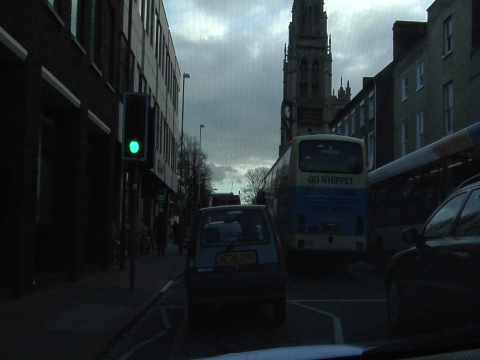
#> input picture Datasets/camvid/images/train/0001TP_006690.png, 480 x 360 px, given as the content of the folder ./out_dir/Datasets/cityscapes, which was not available
$ python from_out_to_color.py
#> lines starting #> are read from the running program, lines starting #| are printed output that depends on the picture; after the words box and inside, x2 and y2 are one past the last pixel; in counts of white or black regions, pixels touching at a corner belong together; pictures that were not available may be replaced by others from this repository, and a replacement may not be noted
#> further down, imgout is the input picture: shape (360, 480, 3); mean B, G, R 49.6, 47.2, 40.7
from __future__ import print_function
import os
import numpy as np
import glob
import cv2
import random
import scipy
import argparse

parser = argparse.ArgumentParser()
parser.add_argument("--input_dir", help="Dataset to train", default='./out_dir/Datasets/cityscapes')
parser.add_argument("--output_dir", help="Dataset to train", default='./out_dir/Datasets/cityscapes_colored')
args = parser.parse_args()
from collections import namedtuple


input_dir = args.input_dir
output_dir = args.output_dir

#--------------------------------------------------------------------------------
# Definitions
#--------------------------------------------------------------------------------

# a label and all meta information
Label = namedtuple( 'Label' , [

    'name'        , # The identifier of this label, e.g. 'car', 'person', ... .
                    # We use them to uniquely name a class

    'id'          , # An integer ID that is associated with this label.
                    # The IDs are used to represent the label in ground truth images
                    # An ID of -1 means that this label does not have an ID and thus
                    # is ignored when creating ground truth images (e.g. license plate).
                    # Do not modify these IDs, since exactly these IDs are expected by the
                    # evaluation server.

    'trainId'     , # Feel free to modify these IDs as suitable for your method. Then create
                    # ground truth images with train IDs, using the tools provided in the
                    # 'preparation' folder. However, make sure to validate or submit results
                    # to our evaluation server using the regular IDs above!
                    # For trainIds, multiple labels might have the same ID. Then, these labels
                    # are mapped to the same class in the ground truth images. For the inverse
                    # mapping, we use the label that is defined first in the list below.
                    # For example, mapping all void-type classes to the same ID in training,
                    # might make sense for some approaches.
                    # Max value is 255!

    'category'    , # The name of the category that this label belongs to

    'categoryId'  , # The ID of this category. Used to create ground truth images
                    # on category level.

    'hasInstances', # Whether this label distinguishes between single instances or not

    'ignoreInEval', # Whether pixels having this class as ground truth label are ignored
                    # during evaluations or not

    'color'       , # The color of this label
    ] )


#--------------------------------------------------------------------------------
# A list of all labels
#--------------------------------------------------------------------------------

# Please adapt the train IDs as appropriate for your approach.
# Note that you might want to ignore labels with ID 255 during training.
# Further note that the current train IDs are only a suggestion. You can use whatever you like.
# Make sure to provide your results using the original IDs and not the training IDs.
# Note that many IDs are ignored in evaluation and thus you never need to predict these!

labels = [
    #       name                     id    trainId   category            catId     hasInstances   ignoreInEval   color
    Label(  'unlabeled'            ,  0 ,      255 , 'void'            , 0       , False        , True         , (  0,  0,  0) ),
    Label(  'ego vehicle'          ,  1 ,      255 , 'void'            , 0       , False        , True         , (  0,  0,  0) ),
    Label(  'rectification border' ,  2 ,      255 , 'void'            , 0       , False        , True         , (  0,  0,  0) ),
    Label(  'out of roi'           ,  3 ,      255 , 'void'            , 0       , False        , True         , (  0,  0,  0) ),
    Label(  'static'               ,  4 ,      255 , 'void'            , 0       , False        , True         , (  0,  0,  0) ),
    Label(  'dynamic'              ,  5 ,      255 , 'void'            , 0       , False        , True         , (111, 74,  0) ),
    Label(  'ground'               ,  6 ,      255 , 'void'            , 0       , False        , True         , ( 81,  0, 81) ),
    Label(  'road'                 ,  7 ,        0 , 'flat'            , 1       , False        , False        , (128, 64,128) ),
    Label(  'sidewalk'             ,  8 ,        1 , 'flat'            , 1       , False        , False        , (244, 35,232) ),
    Label(  'parking'              ,  9 ,      255 , 'flat'            , 1       , False        , True         , (250,170,160) ),
    Label(  'rail track'           , 10 ,      255 , 'flat'            , 1       , False        , True         , (230,150,140) ),
    Label(  'building'             , 11 ,        2 , 'construction'    , 2       , False        , False        , ( 70, 70, 70) ),
    Label(  'wall'                 , 12 ,        3 , 'construction'    , 2       , False        , False        , (102,102,156) ),
    Label(  'fence'                , 13 ,        4 , 'construction'    , 2       , False        , False        , (190,153,153) ),
    Label(  'guard rail'           , 14 ,      255 , 'construction'    , 2       , False        , True         , (180,165,180) ),
    Label(  'bridge'               , 15 ,      255 , 'construction'    , 2       , False        , True         , (150,100,100) ),
    Label(  'tunnel'               , 16 ,      255 , 'construction'    , 2       , False        , True         , (150,120, 90) ),
    Label(  'pole'                 , 17 ,        5 , 'object'          , 3       , False        , False        , (153,153,153) ),
    Label(  'polegroup'            , 18 ,      255 , 'object'          , 3       , False        , True         , (153,153,153) ),
    Label(  'traffic light'        , 19 ,        6 , 'object'          , 3       , False        , False        , (250,170, 30) ),
    Label(  'traffic sign'         , 20 ,        7 , 'object'          , 3       , False        , False        , (220,220,  0) ),
    Label(  'vegetation'           , 21 ,        8 , 'nature'          , 4       , False        , False        , (107,142, 35) ),
    Label(  'terrain'              , 22 ,        9 , 'nature'          , 4       , False        , False        , (152,251,152) ),
    Label(  'sky'                  , 23 ,       10 , 'sky'             , 5       , False        , False        , ( 70,130,180) ),
    Label(  'person'               , 24 ,       11 , 'human'           , 6       , True         , False        , (220, 20, 60) ),
    Label(  'rider'                , 25 ,       12 , 'human'           , 6       , True         , False        , (255,  0,  0) ),
    Label(  'car'                  , 26 ,       13 , 'vehicle'         , 7       , True         , False        , (  0,  0,142) ),
    Label(  'truck'                , 27 ,       14 , 'vehicle'         , 7       , True         , False        , (  0,  0, 70) ),
    Label(  'bus'                  , 28 ,       15 , 'vehicle'         , 7       , True         , False        , (  0, 60,100) ),
    Label(  'caravan'              , 29 ,      255 , 'vehicle'         , 7       , True         , True         , (  0,  0, 90) ),
    Label(  'trailer'              , 30 ,      255 , 'vehicle'         , 7       , True         , True         , (  0,  0,110) ),
    Label(  'train'                , 31 ,       16 , 'vehicle'         , 7       , True         , False        , (  0, 80,100) ),
    Label(  'motorcycle'           , 32 ,       17 , 'vehicle'         , 7       , True         , False        , (  0,  0,230) ),
    Label(  'bicycle'              , 33 ,       18 , 'vehicle'         , 7       , True         , False        , (119, 11, 32) ),
    Label(  'license plate'        , -1 ,       -1 , 'vehicle'         , 7       , False        , True         , (  0,  0,142) ),
]


#--------------------------------------------------------------------------------
# Create dictionaries for a fast lookup
#--------------------------------------------------------------------------------

# Please refer to the main method below for example usages!

# name to label object
name2label      = { label.name    : label for label in labels           }
# id to label object
id2label        = { label.id      : label for label in labels           }
# trainId to label object
trainId2label   = { label.trainId : label for label in reversed(labels) }


def fromIdTraintoColor(imgin, imgout):
    for id in id2label:

        color = (id2label[id].color[2], id2label[id].color[1], id2label[id].color[0])
        imgout[imgin==id2label[id].trainId] = color
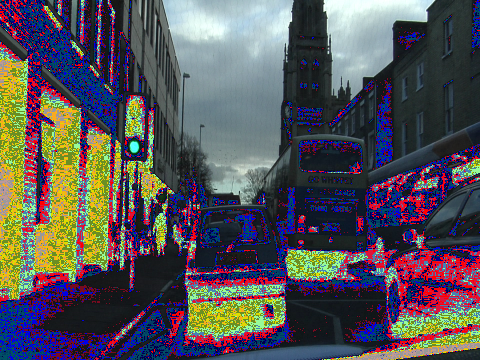
#> imgout: shape (360, 480, 3); mean B, G, R 86.8, 81.9, 85.2

    imgout[imgin > 18] = 0
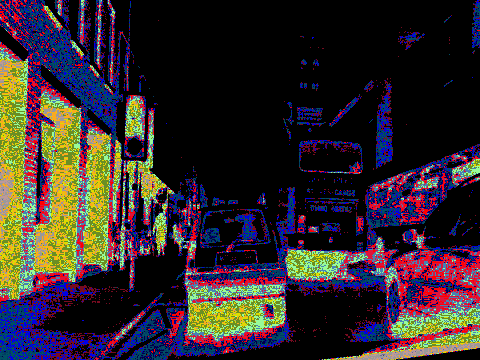
#> imgout: shape (360, 480, 3); mean B, G, R 43.5, 40.4, 49.8
    return imgout


if not os.path.exists(output_dir):
    os.makedirs(output_dir)


outputs = glob.glob(input_dir + '/*')
for output in outputs:
    name = output.split('/')[-1]
    output_name = output_dir + '/' + name
    print(output_name)
    img = cv2.imread(output, 0)
    imgout = cv2.imread(output, 1)
    imgout = fromIdTraintoColor(img, imgout)
    cv2.imwrite(output_name, imgout)

$ run again, on Datasets/camvid/images/train/0001TP_007860.png
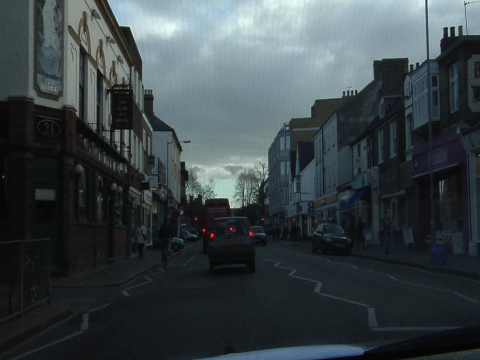
#> input picture Datasets/camvid/images/train/0001TP_007860.png, 480 x 360 px, given as the content of the folder ./out_dir/Datasets/cityscapes, which was not available
#> imgout is the input picture: shape (360, 480, 3); mean B, G, R 70.9, 67.7, 58.3
#> after the loop in fromIdTraintoColor, `for id in id2label:`:
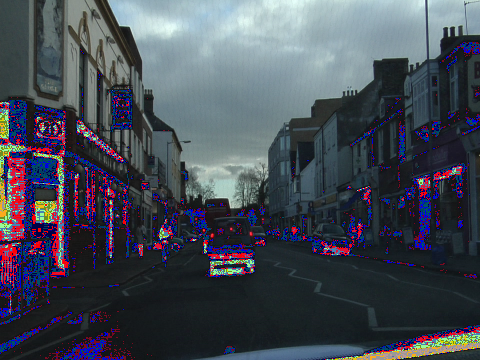
#> imgout: shape (360, 480, 3); 15.43% of pixels changed, all inside (x1, y1, x2, y2) = (0, 42, 480, 360)
#> in fromIdTraintoColor, `imgout[imgin > 18] = 0`:
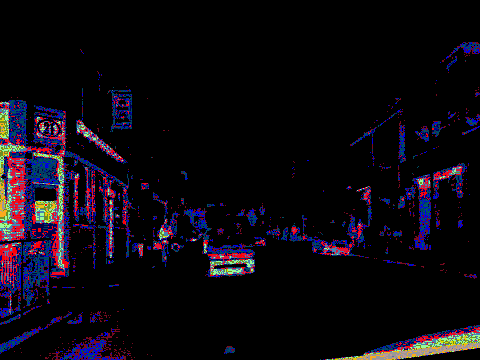
#> imgout: shape (360, 480, 3); mean B, G, R 15.9, 8.4, 12.7

$ run again, on Datasets/camvid/images/train/0001TP_007980.png
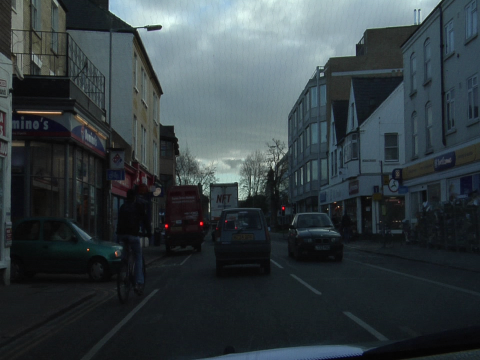
#> input picture Datasets/camvid/images/train/0001TP_007980.png, 480 x 360 px, given as the content of the folder ./out_dir/Datasets/cityscapes, which was not available
#> imgout is the input picture: shape (360, 480, 3); mean B, G, R 66.9, 63.1, 53.5
#> after the loop in fromIdTraintoColor, `for id in id2label:`:
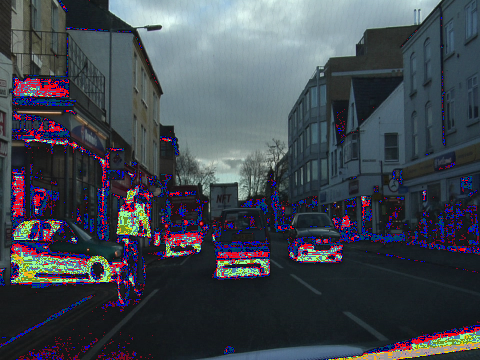
#> imgout: shape (360, 480, 3); 14.16% of pixels changed, all inside (x1, y1, x2, y2) = (0, 0, 480, 360)
#> in fromIdTraintoColor, `imgout[imgin > 18] = 0`:
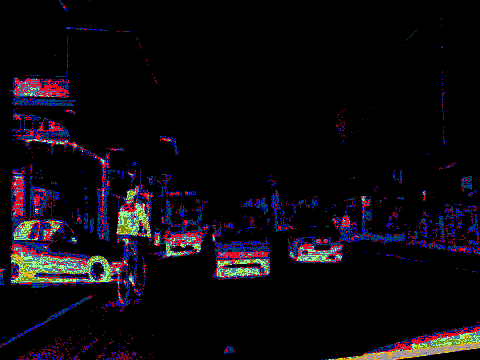
#> imgout: shape (360, 480, 3); mean B, G, R 14.4, 9.3, 13.1

$ run again, on Datasets/camvid/images/train/0001TP_008160.png
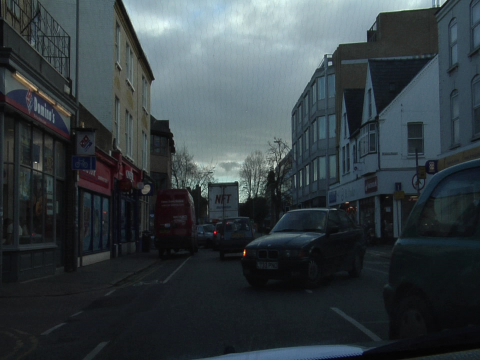
#> input picture Datasets/camvid/images/train/0001TP_008160.png, 480 x 360 px, given as the content of the folder ./out_dir/Datasets/cityscapes, which was not available
#> imgout is the input picture: shape (360, 480, 3); mean B, G, R 66.9, 62.9, 53.6
#> after the loop in fromIdTraintoColor, `for id in id2label:`:
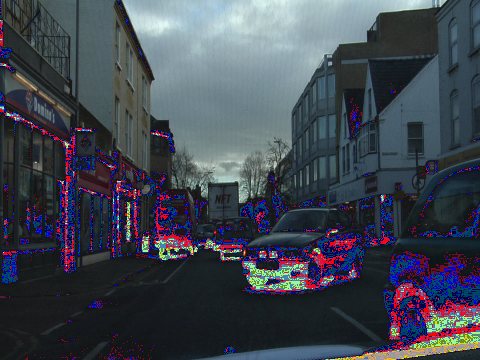
#> imgout: shape (360, 480, 3); 15.11% of pixels changed, all inside (x1, y1, x2, y2) = (0, 0, 480, 360)
#> in fromIdTraintoColor, `imgout[imgin > 18] = 0`:
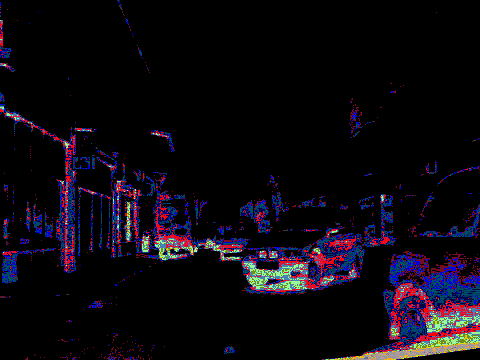
#> imgout: shape (360, 480, 3); mean B, G, R 15.6, 8.3, 12.2
